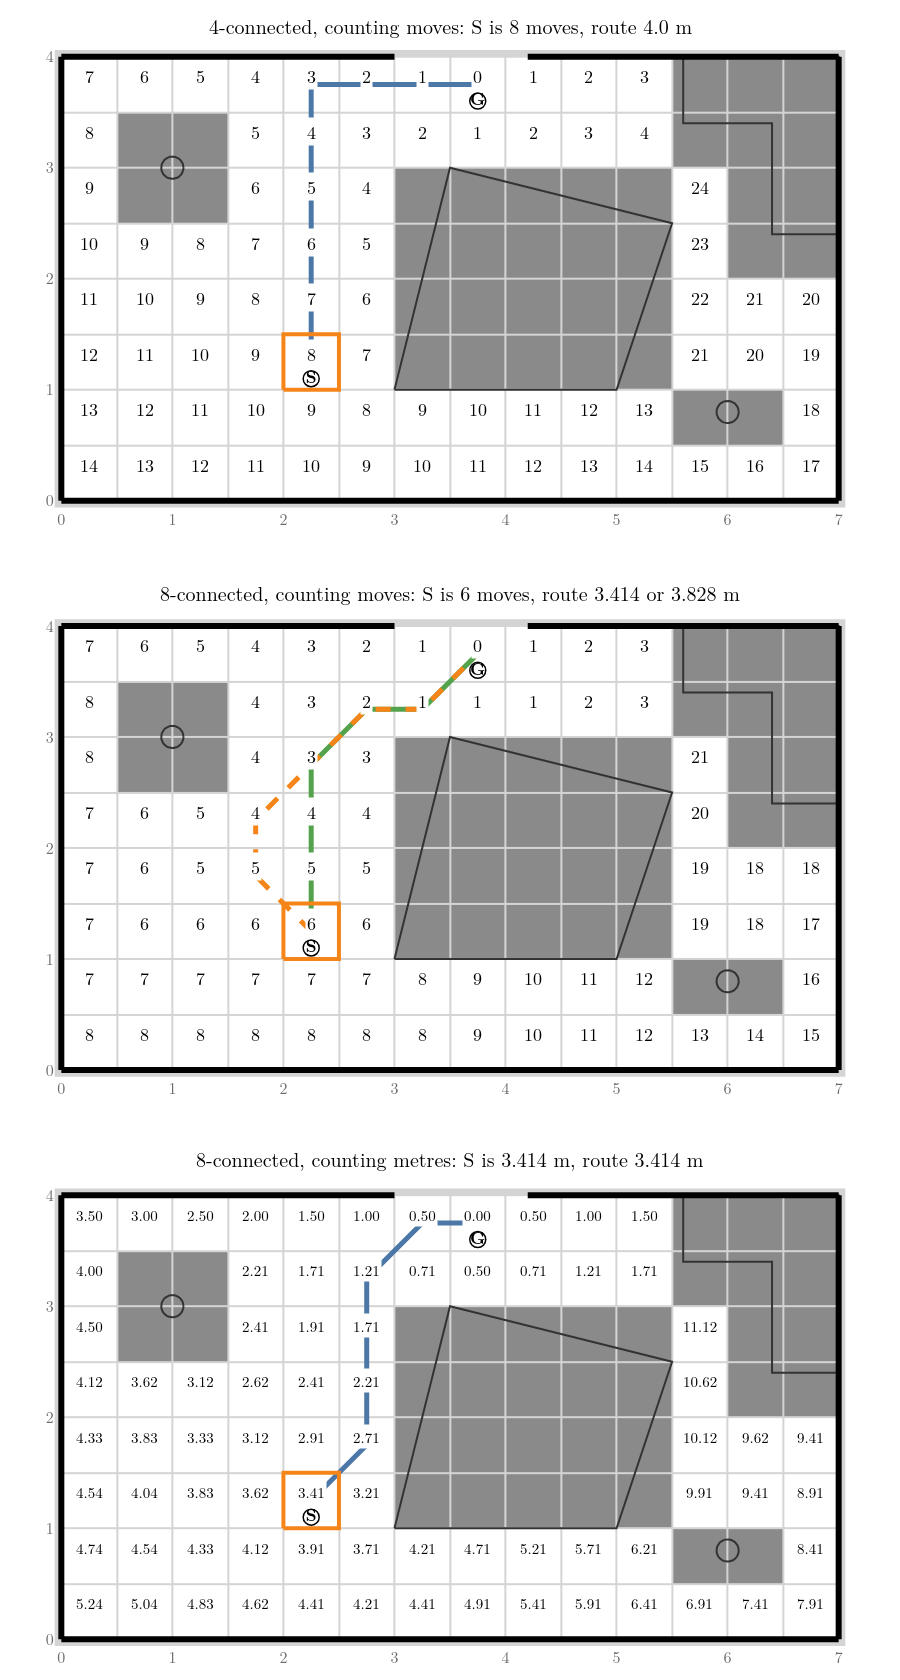

Here is the Python script that generated this plot:
"""The door's numbers under three choices, on the room grid. Top: 4-connected moves, each cell numbered with its fewest
moves to the door; walking to a lower number from S takes 8 moves, 4.0 m. Middle: 8-connected moves, still counting
moves: S is 6 moves away, but walking downhill can give 3.414 m (green) or 3.828 m (orange, dashed), because a
diagonal counts as one move like a straight one. Bottom: 8-connected, counting metres (0.5 per straight move, 0.707 per
diagonal): S is 3.414 m away and the downhill walk is the shortest route. Run -> connectivity.png"""
from pathlib import Path

from drawkit import axes, layout, numbers, outline, room, route, sg, title_at
from gifkit import BLUE, GREEN, ORANGE
from gridplan import START, cost_to_go, downhill, nb4, neighbours, path_cost, wavefront
from plotly.subplots import make_subplots

here = Path(__file__).parent
W4, _ = wavefront(nb4)
W8, _ = wavefront(neighbours)
V = cost_to_go()
P4 = downhill(START, W4, nb4)
P8a = [(4, 2), (4, 3), (4, 4), (4, 5), (5, 6), (6, 6), (7, 7)]
P8b = [(4, 2), (3, 3), (3, 4), (4, 5), (5, 6), (6, 6), (7, 7)]
PM = downhill(START, V)
assert W4[START] == 8 and path_cost(P4) == 4.0 and W8[START] == 6
for p in (P8a, P8b):                                    # both are downhill walks on the moves map
    assert all(W8[b] == W8[a] - 1 for a, b in zip(p, p[1:]))
assert round(path_cost(P8a), 3) == 3.414 and round(path_cost(P8b), 3) == 3.828
assert round(V[START], 3) == 3.414 and round(path_cost(PM), 3) == 3.414

fig = make_subplots(rows=3, cols=1, vertical_spacing=0.07)
panels = [(W4, "{:d}", [(P4, BLUE, None)], "4-connected, counting moves: S is 8 moves, route 4.0 m"),
          (W8, "{:d}", [(P8a, GREEN, None), (P8b, ORANGE, "dash")],
           "8-connected, counting moves: S is 6 moves, route 3.414 or 3.828 m"),
          (V, "{:.2f}", [(PM, BLUE, None)], "8-connected, counting metres: S is 3.414 m, route 3.414 m")]
for r, (vals, fmt, routes, t) in enumerate(panels, start=1):
    room(fig, (r, 1), {}, labels=False)
    for p, col, dash in routes:
        route(fig, p, col, width=5, rc=(r, 1), dash=dash)
    numbers(fig, vals, (r, 1), fmt=fmt, size=18 if fmt == "{:d}" else 15, dy=0.08, box="white")
    outline(fig, START, rc=(r, 1), width=4)
    sg(fig, (r, 1), dy=-0.15, size=16)
    axes(fig, (r, 1))
    title_at(fig, t, [1.005, 0.65, 0.295][r - 1], size=20)
layout(fig, "", width=900, height=1680, margin=dict(l=30, r=30, t=50, b=30))
fig.write_image(here / "connectivity.png", scale=1)
